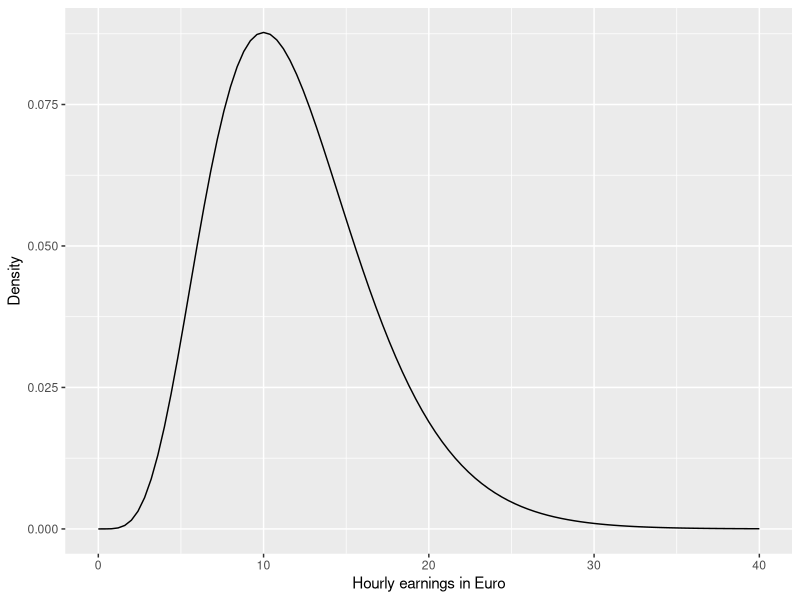
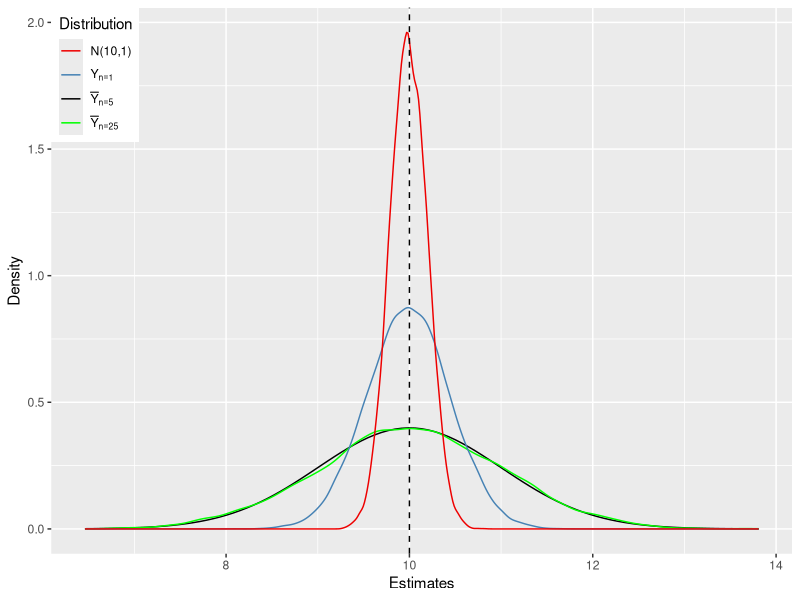
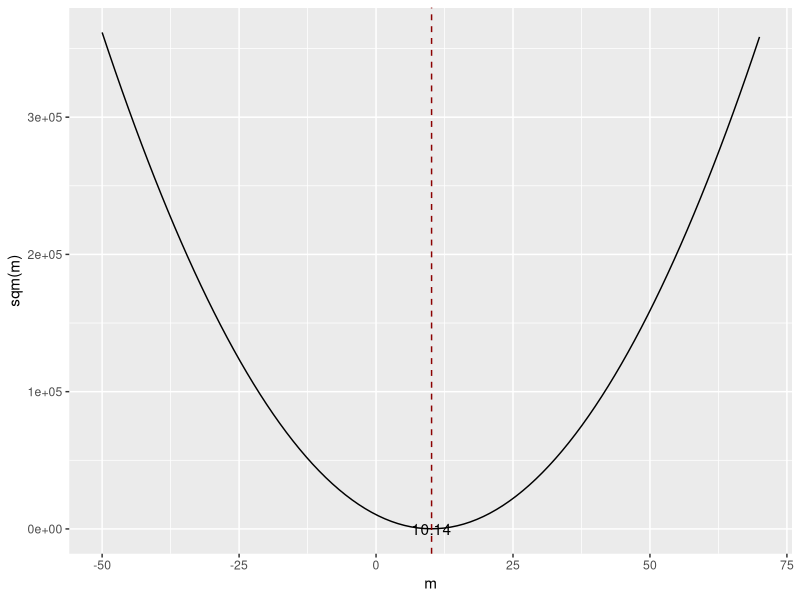
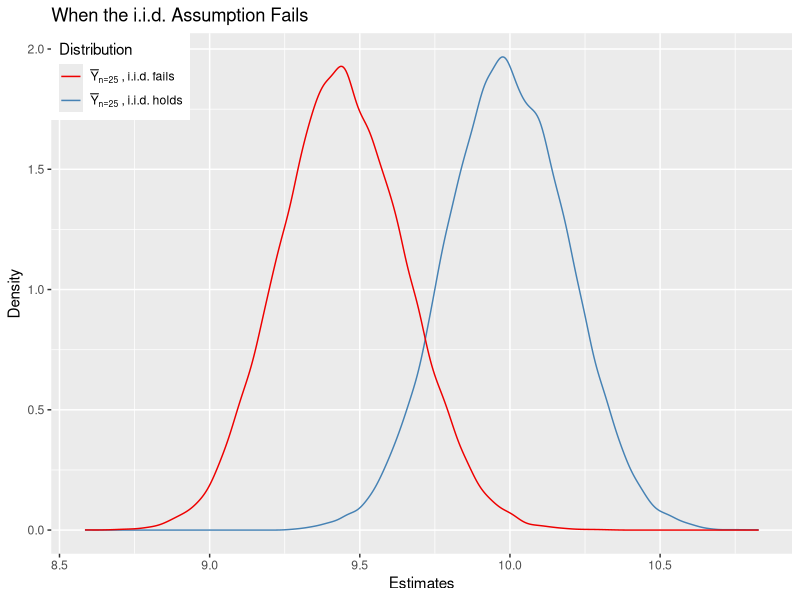
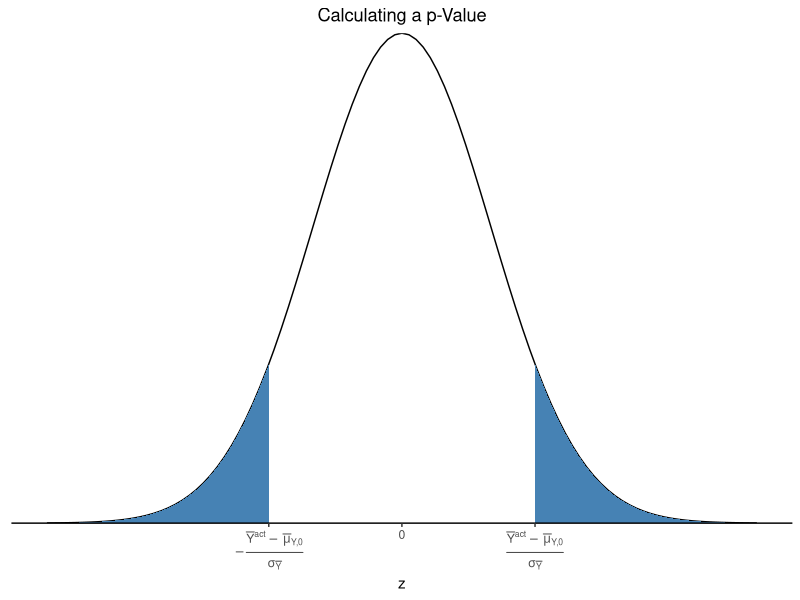
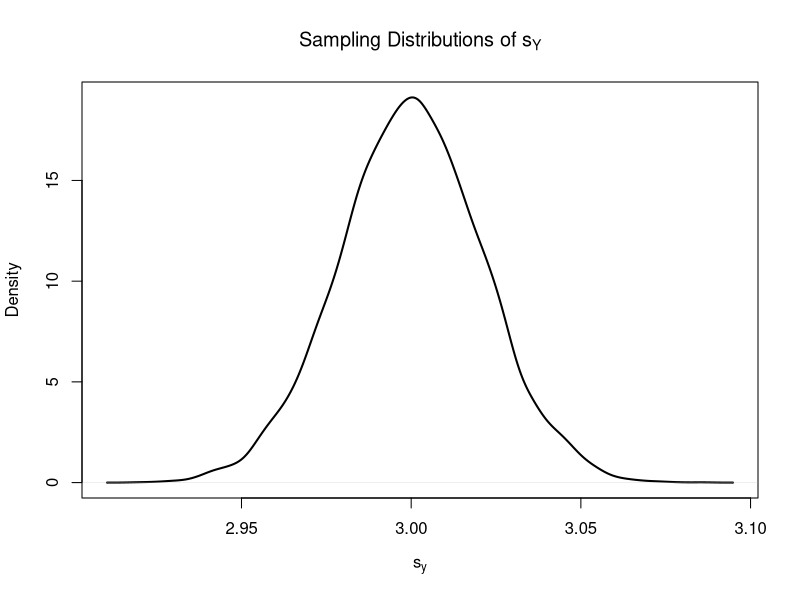
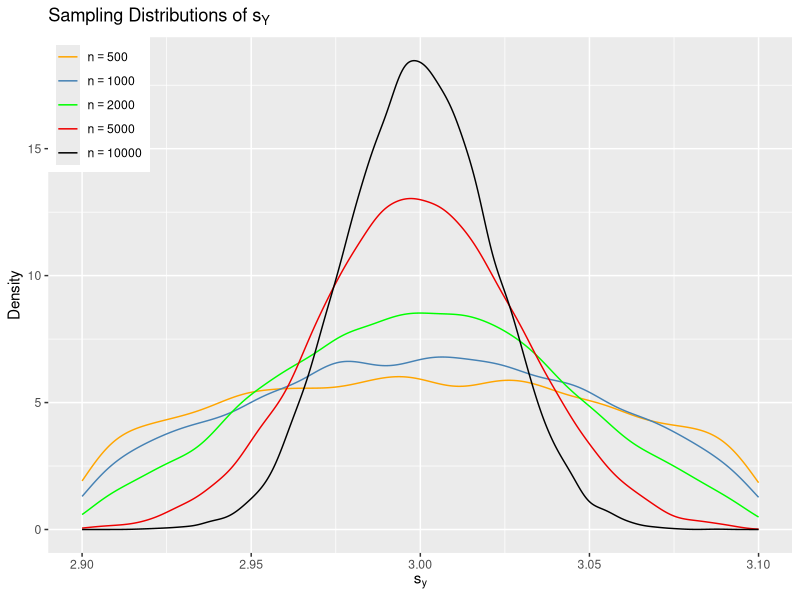
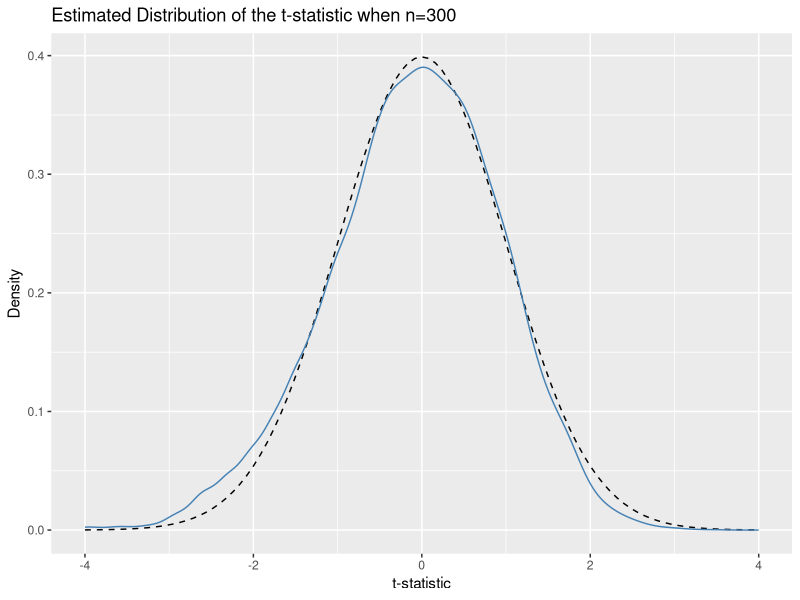

Source code (R) for these figures, in order:
# Econometrics with R
# Chapter 03 A Review of Statistics using R ------------------------------------

library(MASS)
library(tidyverse)
library(ggplot2)
library(patchwork)
library(readxl)

# 3.1 Estimation of the Population Mean ----------------------------------------

# plot the chi_12^2 distribution
# curve(dchisq(x, df=12), 
#       from = 0, 
#       to = 40, 
#       ylab = "Density", 
#       xlab = "Hourly earnings in Euro")
ggplot(tibble(x = seq(0, 40, 0.1)), aes(x)) +
  stat_function(fun = dchisq, args = list(df = 12)) +
  labs(x = "Hourly earnings in Euro", y = "Density")


# set seed for reproducibility
set.seed(1)

# sample from the chi_12^2 distribution, use only the first observation
rsamp <- rchisq(n = 100, df = 12)
rsamp[1]
#> [1] 8.257893


# 3.2 Properties of the Sample Mean --------------------------------------------

# generate a fictious population
pop <- rnorm(10000, 10, 1)

# sample from the population and estimate the mean
est1 <- replicate(expr = mean(sample(x = pop, size = 5)), n = 25000)

est2 <- replicate(expr = mean(sample(x = pop, size = 25)), n = 25000)

fo <- replicate(expr = sample(x = pop, size = 5)[1], n = 25000)


# check if object type is vector
is.vector(est1)
#> [1] TRUE
is.vector(est2)
#> [1] TRUE

# check length
length(est1)
#> [1] 25000
length(est2)
#> [1] 25000


# plot density estimate Y_1
# plot(density(fo), 
#      col = "green", 
#      lwd = 2,
#      ylim = c(0, 2),
#      xlab = "Estimates",
#      main = "Sampling Distributions of Unbiased Estimators")

# add density estimate for the distribution of the sample mean with n=5 to the plot
# lines(density(est1), 
#       col = "steelblue", 
#       lwd = 2, 
#       bty = "l")

# add density estimate for the distribution of the sample mean with n=25 to the plot
# lines(density(est2), 
#       col = "red2", 
#       lwd = 2)

# add a vertical line at the true parameter
# abline(v = 10, lty = 2)

# add N(10,1) density to the plot
# curve(dnorm(x, mean = 10), 
#       lwd = 2,
#       lty = 2,
#       add = T)

# add a legend
# legend("topleft",
#        legend = c("N(10,1)",
#                   expression(Y[n == 1]),
#                   expression(bar(Y)[n == 5]),
#                   expression(bar(Y)[n == 25])
#        ), 
#        lty = c(2, 1, 1, 1), 
#        col = c("black","green", "steelblue", "red2"),
#        lwd = 2)
ggplot() +
  stat_function(fun = dnorm, args = list(mean = 10), aes(color = "N(10,1)")) +
  stat_density(aes(x = fo, color = "Y[n == 1]"), geom = "line") +
  stat_density(aes(x = est1, color = "bar(Y)[n == 5]"), geom = "line") +
  stat_density(aes(x = est2, color = "bar(Y)[n == 25]"), geom = "line") +
  geom_vline(xintercept = 10, linetype = "dashed") +
  labs(x = "Estimates", y = "Density") +
  scale_color_manual(name = "Distribution", 
                     values = c("N(10,1)" = "black", 
                                "Y[n == 1]" = "green", 
                                "bar(Y)[n == 5]" = "steelblue", 
                                "bar(Y)[n == 25]" = "red2"),
                     labels = c("N(10,1)",
                                expression(Y[n == 1]),
                                expression(bar(Y)[n == 5]),
                                expression(bar(Y)[n == 25]))) +
  theme(legend.position = c(0, 1), legend.justification = c(0, 1))


# define the function and vectorize it
sqm <- function(m) {
    sum((y-m)^2)
}
sqm <- Vectorize(sqm)

# draw random sample and compute the mean
y <- rnorm(100, 10, 1)
mean(y)
#> [1] 10.1364

# plot the objective function
# curve(sqm(x), 
#       from = -50, 
#       to = 70,
#       xlab = "m",
#       ylab = "sqm(m)")

# add vertical line at mean(y)
# abline(v = mean(y), 
#        lty = 2, 
#        col = "darkred")

# add annotation at mean(y)
# text(x = mean(y), 
#      y = 0, 
#      labels = paste(round(mean(y), 2)))
ggplot() +
  stat_function(fun = sqm, xlim = c(-50, 70)) +
  geom_vline(xintercept = mean(y), linetype = "dashed", color = "darkred") +
  labs(x = "m", y = "sqm(m)") +
  annotate("text", x = mean(y), y = 0, label = paste(round(mean(y), 2)))


# compute the population mean of pop
mean(pop)
#> [1] 9.992604


# simulate outcomes for the sample mean when the i.i.d. assumption fails
est3 <-  replicate(n = 25000, 
                   expr = mean(sample(x = sort(pop), 
                                      size = 25, 
                                      prob = c(rep(4, 2500), rep(1, 7500)))))

# compute the sample mean of the outcomes
mean(est3)
#> [1] 9.443067


# sampling distribution of sample mean, i.i.d. holds, n=25
# plot(density(est2), 
#      col = "steelblue",
#      lwd = 2,
#      xlim = c(8, 11),
#      xlab = "Estimates",
#      main = "When the i.i.d. Assumption Fails")

# sampling distribution of sample mean, i.i.d. fails, n=25
# lines(density(est3),
#       col = "red2",
#       lwd = 2)

# add a legend
# legend("topleft",
#        legend = c(expression(bar(Y)[n == 25]~", i.i.d. fails"),
#                   expression(bar(Y)[n == 25]~", i.i.d. holds")
#        ), 
#        lty = c(1, 1), 
#        col = c("red2", "steelblue"),
#        lwd = 2)
ggplot() +
  stat_density(aes(x = est2, color = "bar(Y)[n == 25], i.i.d. holds"), geom = "line") +
  stat_density(aes(x = est3, color = "bar(Y)[n == 25], i.i.d. fails"), geom = "line") +
  labs(x = "Estimates", y = "Density",
       title = "When the i.i.d. Assumption Fails") +
  scale_color_manual(name = "Distribution", 
                     values = c("bar(Y)[n == 25], i.i.d. holds" = "steelblue",
                                "bar(Y)[n == 25], i.i.d. fails" = "red2"),
                     labels = c(expression(bar(Y)[n == 25]~", i.i.d. fails"),
                                expression(bar(Y)[n == 25]~", i.i.d. holds"))) +
  theme(legend.position = c(0, 1), legend.justification = c(0, 1))


# 3.3 Hypothesis Tests Concerning the Population Mean --------------------------

# plot the standard normal density on the interval [-4,4]
# curve(dnorm(x),
#       xlim = c(-4, 4),
#       main = "Calculating a p-Value",
#       yaxs = "i",
#       xlab = "z",
#       ylab = "",
#       lwd = 2,
#       axes = "F")

# add x-axis
# axis(1, 
#      at = c(-1.5, 0, 1.5), 
#      padj = 0.75,
#      labels = c(expression(-frac(bar(Y)^"act"~-~bar(mu)["Y,0"], sigma[bar(Y)])),
#                 0,
#                 expression(frac(bar(Y)^"act"~-~bar(mu)["Y,0"], sigma[bar(Y)]))))

# shade p-value/2 region in left tail
# polygon(x = c(-6, seq(-6, -1.5, 0.01), -1.5),
#         y = c(0, dnorm(seq(-6, -1.5, 0.01)),0), 
#         col = "steelblue")

# shade p-value/2 region in right tail
# polygon(x = c(1.5, seq(1.5, 6, 0.01), 6),
#         y = c(0, dnorm(seq(1.5, 6, 0.01)), 0), 
#         col = "steelblue")
ggplot() +
  stat_function(fun = dnorm, xlim = c(-4, 4)) +
  scale_x_continuous(breaks = c(-1.5, 0, 1.5),
                     labels = c(expression(-frac(bar(Y)^"act"~-~bar(mu)["Y,0"], sigma[bar(Y)])),
                                0,
                                expression(frac(bar(Y)^"act"~-~bar(mu)["Y,0"], sigma[bar(Y)]))),
                     limits = c(-4, 4)) +
  scale_y_continuous(expand = c(0,0)) +
  geom_polygon(aes(x = c(-6, seq(-6, -1.5, 0.01), -1.5),
                   y = c(0, dnorm(seq(-6, -1.5, 0.01)), 0)),
               fill = "steelblue") +
  geom_polygon(aes(x = c(1.5, seq(1.5, 6, 0.01), 6),
                   y = c(0, dnorm(seq(1.5, 6, 0.01)), 0)),
               fill = "steelblue") +
  labs(x = "z", y = "", title = "Calculating a p-Value") +
  theme(axis.text.y = element_blank(), axis.ticks.y = element_blank(),
        axis.title.y = element_blank(), axis.line.x = element_line(),
        rect = element_blank(), plot.title = element_text(hjust = 0.5))


# vector of sample sizes
n <- c(10000, 5000, 2000, 1000, 500)

# sample observations, estimate using 'sd()' and plot the estimated distributions
sq_y <- replicate(n = 10000, expr = sd(rnorm(n[1], 10, 3)))
plot(density(sq_y),
     main = expression("Sampling Distributions of" ~ s[Y]),
     xlab = expression(s[y]),
     lwd = 2)
# 
# for (i in 2:length(n)) {
#     sq_y <- replicate(n = 10000, expr = sd(rnorm(n[i], 10, 3)))
#     lines(density(sq_y),
#           col = i,
#           lwd = 2)
# }

# add a legend
# legend("topleft",
#        legend = c(expression(n == 10000),
#                   expression(n == 5000),
#                   expression(n == 2000),
#                   expression(n == 1000),
#                   expression(n == 500)),
#        col = 1:5,
#        lwd = 2)
sq_y_df <- tibble(sq_y = numeric(), n = numeric())
for (i in 1:length(n)) {
    sq_y <- replicate(n = 10000, expr = sd(rnorm(n[i], 10, 3)))
    sq_y_df <- sq_y_df %>% 
      add_row(sq_y = sq_y, n = n[i])
}

ggplot(sq_y_df, aes(x = sq_y, color = factor(n))) +
  stat_density(geom = "line", position = "identity") +
  labs(x = expression(s[y]), y = "Density",
       title = expression("Sampling Distributions of" ~ s[Y])) +
  scale_color_manual(name = NULL,
                     values = c("10000" = "black",
                                  "5000" = "red2",
                                  "2000" = "green",
                                  "1000" = "steelblue",
                                  "500" = "orange"),
                     labels = c("10000" = expression(n == 10000),
                                "5000" = expression(n == 5000),
                                "2000" = expression(n == 2000),
                                "1000" = expression(n == 1000),
                                "500" = expression(n == 500))) + 
  xlim(c(2.9, 3.1)) +
  theme(legend.position = c(0, 1), legend.justification = c(0, 1))


# draw 10000 samples of size 100 and estimate the mean of Y and
# estimate the standard error of the sample mean
set.seed(1)
mean_estimates <- numeric(10000)
se_estimates <- numeric(10000)

for (i in 1:10000) {
    
    s <- sample(0:1, 
                size = 100,  
                prob = c(0.9, 0.1),
                replace = T)
    
    mean_estimates[i] <- mean(s)
    se_estimates[i] <- sqrt(mean(s) * (1 - mean(s)) / 100)
    
}

mean(mean_estimates)
#> [1] 0.099553
mean(se_estimates)
#> [1] 0.0294954


# sample and estimate, compute standard error
set.seed(1)
samplemean_act <- mean(
    sample(0:1, 
           prob = c(0.9, 0.1), 
           replace = T, 
           size = 100))

SE_samplemean <- sqrt(samplemean_act * (1 - samplemean_act) / 100)

# null hypothesis
mean_h0 <- 0.1

# compute the p-value
pvalue <- 2 * pnorm(- abs(samplemean_act - mean_h0) / SE_samplemean)
pvalue
#> [1] 0.09212296


# compute a t-statistic for the sample mean
tstatistic <- (samplemean_act - mean_h0) / SE_samplemean
tstatistic
#> [1] -1.684304


# prepare empty vector for t-statistics
tstatistics <- numeric(10000)

# set sample size
n <- 300

# simulate 10000 t-statistics
for (i in 1:10000) {
    
    s <- sample(0:1, 
                size = n,  
                prob = c(0.9, 0.1),
                replace = T)
    
    tstatistics[i] <- (mean(s)-0.1)/sqrt(var(s)/n)
    
}


# plot density and compare to N(0,1) density
# plot(density(tstatistics),
#      xlab = "t-statistic",
#      main = "Estimated Distribution of the t-statistic when n=300",
#      lwd = 2,
#      xlim = c(-4, 4),
#      col = "steelblue")

# N(0,1) density (dashed)
# curve(dnorm(x), 
#       add = T, 
#       lty = 2, 
#       lwd = 2)
ggplot() +
  stat_function(fun = dnorm, color = "black", linetype = "dashed") +
  stat_density(aes(x = tstatistics), geom = "line", color = "steelblue") +
  labs(x = "t-statistic", y = "Density",
       title = "Estimated Distribution of the t-statistic when n=300") +
  xlim(c(-4, 4)) +
  theme(legend.position = c(0, 1), legend.justification = c(0, 1))


# check whether p-value < 0.05
pvalue < 0.05
#> [1] FALSE


# check the critical value
qnorm(p = 0.975)
#> [1] 1.959964

# check whether the null is rejected using the t-statistic computed further above
abs(tstatistic) > 1.96
#> [1] FALSE


# plot the standard normal density on the domain [-4,4]
# curve(dnorm(x),
#       xlim = c(-4, 4),
#       main = "Rejection Region of a Right-Sided Test",
#       yaxs = "i",
#       xlab = "t-statistic",
#       ylab = "",
#       lwd = 2,
#       axes = "F")

# add the x-axis
# axis(1, 
#      at = c(-4, 0, 1.64, 4), 
#      padj = 0.5,
#      labels = c("", 0, expression(Phi^-1~(.95)==1.64), ""))

# shade the rejection region in the left tail
# polygon(x = c(1.64, seq(1.64, 4, 0.01), 4),
#         y = c(0, dnorm(seq(1.64, 4, 0.01)), 0), 
#         col = "darkred")
ggplot() +
  stat_function(fun = dnorm, xlim = c(-4, 4)) +
  scale_x_continuous(breaks = c(-4, 0, 1.64, 4),
                     labels = c("", 0, expression(Phi^-1~(.95)==1.64), "")) +
  scale_y_continuous(expand = c(0,0)) +
  geom_polygon(aes(x = c(1.64, seq(1.64, 4, 0.01), 4),
                   y = c(0, dnorm(seq(1.64, 4, 0.01)), 0)),
               fill = "darkred") +
  labs(x = "t-statistic", y = "", title = "Rejection Region of a Right-Sided Test") +
  theme(axis.text.y = element_blank(), axis.ticks.y = element_blank(),
        axis.title.y = element_blank(), axis.line.x = element_line(),
        rect = element_blank(), plot.title = element_text(hjust = 0.5))


# plot the the standard normal density on the domain [-4,4]
# curve(dnorm(x),
#       xlim = c(-4, 4),
#       main = "Rejection Region of a Left-Sided Test",
#       yaxs = "i",
#       xlab = "t-statistic",
#       ylab = "",
#       lwd = 2,
#       axes = "F")

# add x-axis
# axis(1, 
#      at = c(-4, 0, -1.64, 4), 
#      padj = 0.5,
#      labels = c("", 0, expression(Phi^-1~(.05)==-1.64), ""))

# shade rejection region in right tail
# polygon(x = c(-4, seq(-4, -1.64, 0.01), -1.64),
#         y = c(0, dnorm(seq(-4, -1.64, 0.01)), 0), 
#         col = "darkred")
ggplot() +
  stat_function(fun = dnorm, xlim = c(-4, 4)) +
  scale_x_continuous(breaks = c(-4, 0, -1.64, 4),
                     labels = c("", 0, expression(Phi^-1~(.05)==-1.64), "")) +
  scale_y_continuous(expand = c(0,0)) +
  geom_polygon(aes(x = c(-4, seq(-4, -1.64, 0.01), -1.64),
                   y = c(0, dnorm(seq(-4, -1.64, 0.01)), 0)),
               fill = "darkred") +
  labs(x = "t-statistic", y = "", title = "Rejection Region of a Left-Sided Test") +
  theme(axis.text.y = element_blank(), axis.ticks.y = element_blank(),
        axis.title.y = element_blank(), axis.line.x = element_line(),
        rect = element_blank(), plot.title = element_text(hjust = 0.5))


# 3.4 Confidence Intervals for the Population Mean -----------------------------

# set seed
set.seed(1)

# generate some sample data
sampledata <- rnorm(100, 10, 10)

# check the type of the outcome produced by t.test
typeof(t.test(sampledata))
#> [1] "list"

# display the list elements produced by t.test
ls(t.test(sampledata))
#>  [1] "alternative" "conf.int"    "data.name"   "estimate"    "method"     
#>  [6] "null.value"  "p.value"     "parameter"   "statistic"   "stderr"


t.test(sampledata)$"conf.int"
#> [1]  9.306651 12.871096
#> attr(,"conf.level")
#> [1] 0.95


t.test(sampledata)
#> 
#>  One Sample t-test
#> 
#> data:  sampledata
#> t = 12.346, df = 99, p-value < 2.2e-16
#> alternative hypothesis: true mean is not equal to 0
#> 95 percent confidence interval:
#>   9.306651 12.871096
#> sample estimates:
#> mean of x 
#>  11.08887


# 3.5 Comparing Means from Different Populations -------------------------------

# set random seed
set.seed(1)

# draw data from two different populations with equal mean
sample_pop1 <- rnorm(100, 10, 10)
sample_pop2 <- rnorm(100, 10, 20)

# perform a two sample t-test
t.test(sample_pop1, sample_pop2)
#> 
#>  Welch Two Sample t-test
#> 
#> data:  sample_pop1 and sample_pop2
#> t = 0.872, df = 140.52, p-value = 0.3847
#> alternative hypothesis: true difference in means is not equal to 0
#> 95 percent confidence interval:
#>  -2.338012  6.028083
#> sample estimates:
#> mean of x mean of y 
#> 11.088874  9.243838


# 3.6 An Application to the Gender Gap of Earnings -----------------------------

# import the data into R
cps <- read_excel(path = "data/cps_ch3.xlsx")


# get an overview of the data structure
head(cps)
#> # A tibble: 6 × 3
#>   a_sex  year ahe08
#>   <dbl> <dbl> <dbl>
#> 1     1  1992  17.2
#> 2     1  1992  15.3
#> 3     1  1992  22.9
#> 4     2  1992  13.3
#> 5     1  1992  22.1
#> 6     2  1992  12.2

# group data by gender and year and compute the mean, standard deviation
# and number of observations for each group
avgs <- cps %>% 
    group_by(a_sex, year) %>% 
    summarise(mean(ahe08), 
              sd(ahe08), 
              n())

# print the results to the console
print(avgs)
#> # A tibble: 10 × 5
#> # Groups:   a_sex [2]
#>    a_sex  year `mean(ahe08)` `sd(ahe08)` `n()`
#>    <dbl> <dbl>         <dbl>       <dbl> <int>
#>  1     1  1992          23.3       10.2   1594
#>  2     1  1996          22.5       10.1   1379
#>  3     1  2000          24.9       11.6   1303
#>  4     1  2004          25.1       12.0   1894
#>  5     1  2008          25.0       11.8   1838
#>  6     2  1992          20.0        7.87  1368
#>  7     2  1996          19.0        7.95  1230
#>  8     2  2000          20.7        9.36  1181
#>  9     2  2004          21.0        9.36  1735
#> 10     2  2008          20.9        9.66  1871


# split the dataset by gender
male <- avgs %>% filter(a_sex == 1) 

female <- avgs %>% filter(a_sex == 2)

# rename columns of both splits
colnames(male)   <- c("Sex", "Year", "Y_bar_m", "s_m", "n_m")
colnames(female) <- c("Sex", "Year", "Y_bar_f", "s_f", "n_f")

# estimate gender gaps
gap <- male$Y_bar_m - female$Y_bar_f

# compute standard errors
gap_se <- sqrt(male$s_m^2 / male$n_m + female$s_f^2 / female$n_f)

#Compute confidence intervals for all dates
gap_ci_l <- gap - 1.96 * gap_se

gap_ci_u <- gap + 1.96 * gap_se

result <- cbind(male[,-1], female[,-(1:2)], gap, gap_se, gap_ci_l, gap_ci_u)

# print the results to the console
print(result, digits = 3)
#>   Year Y_bar_m  s_m  n_m Y_bar_f  s_f  n_f  gap gap_se gap_ci_l gap_ci_u
#> 1 1992    23.3 10.2 1594    20.0 7.87 1368 3.23  0.332     2.58     3.88
#> 2 1996    22.5 10.1 1379    19.0 7.95 1230 3.49  0.354     2.80     4.19
#> 3 2000    24.9 11.6 1303    20.7 9.36 1181 4.14  0.421     3.32     4.97
#> 4 2004    25.1 12.0 1894    21.0 9.36 1735 4.10  0.356     3.40     4.80
#> 5 2008    25.0 11.8 1838    20.9 9.66 1871 4.10  0.354     3.41     4.80


# 3.7 Scatterplots, Sample Covariance and Sample Correlation -------------------

# set random seed
set.seed(123)

# generate dataset
X <- runif(n = 100, 
           min = 18, 
           max = 70)

Y <- X + rnorm(n=100, 50, 15)

# plot observations
# plot(X, 
#      Y, 
#      type = "p",
#      main = "A Scatterplot of X and Y",
#      xlab = "Age",
#      ylab = "Earnings",
#      col = "steelblue",
#      pch = 19)
ggplot(tibble(X, Y), aes(X, Y)) +
  geom_point() +
  labs(x = "Age", y = "Earnings", title = "A Scatterplot of X and Y")


# compute sample covariance of X and Y
cov(X, Y)
#> [1] 213.934

# compute sample correlation between X and Y
cor(X, Y)
#> [1] 0.706372

# an equivalent way to compute the sample correlation
cov(X, Y) / (sd(X) * sd(Y))
#> [1] 0.706372


# set random seed
set.seed(1)

# positive correlation (0.81)
example1 <- mvrnorm(100,
                    mu = c(0, 0), 
                    Sigma = matrix(c(2, 2, 2, 3), ncol = 2),
                    empirical = TRUE)

# negative correlation (-0.81)
example2 <- mvrnorm(100,
                    mu = c(0, 0), 
                    Sigma = matrix(c(2, -2, -2, 3), ncol = 2),
                    empirical = TRUE)

# no correlation 
example3 <- mvrnorm(100,
                    mu = c(0, 0), 
                    Sigma = matrix(c(1, 0, 0, 1), ncol = 2),
                    empirical = TRUE)

# no correlation (quadratic relationship)
X <- seq(-3, 3, 0.01)
Y <- - X^2 + rnorm(length(X))

example4 <- cbind(X, Y)

# divide plot area as 2-by-2 array
# par(mfrow = c(2, 2))

# plot datasets
# plot(example1, col = "steelblue", pch = 20, xlab = "X", ylab = "Y", 
#      main = "Correlation = 0.81")
# 
# plot(example2, col = "steelblue", pch = 20, xlab = "X", ylab = "Y", 
#      main = "Correlation = -0.81")
# 
# plot(example3, col = "steelblue", pch = 20, xlab = "X", ylab = "Y", 
#      main = "Correlation = 0")
# 
# plot(example4, col = "steelblue", pch = 20, xlab = "X", ylab = "Y", 
#      main = "Correlation = 0")
p1 <- ggplot(as_tibble(example1)) +
  geom_point(aes(V1, V2)) +
  labs(x = "X", y = "Y", title = "Correlation = 0.81")
p2 <- ggplot(as_tibble(example2)) +
  geom_point(aes(V1, V2)) +
  labs(x = "X", y = "Y", title = "Correlation = -0.81")
p3 <- ggplot(as_tibble(example3)) +
  geom_point(aes(V1, V2)) +
  labs(x = "X", y = "Y", title = "Correlation = 0")
p4 <- ggplot(as_tibble(example4)) +
  geom_point(aes(X, Y)) +
  labs(x = "X", y = "Y", title = "Correlation = 0")
p1 + p2 + p3 + p4 + plot_layout(ncol = 2, nrow = 2)


# 3.8 Exercises ----------------------------------------------------------------

# 1. Biased …
# define a function for the estimator
Y_tilde <- function(x) {
    sum(x) / (length(x) - 1)
}

# repeatedly compute estimates and store the results in est_biased
set.seed(123)
est_biased <- replicate(n = 10000, 
                        expr = Y_tilde(rnorm(5, 10, 25)))

# plot a histogram of est_biased
# hist(est_biased,
#      breaks = 15,
#      main = "Histogram of Estimates",
#      xlab = "Estimates",
#      ylab = "Frequency",
#      col = "steelblue")

# add a red vertical line at mu = 10
# abline(v = 10,
#        col = "red2",
#        lwd = 2)
ggplot(tibble(est_biased), aes(est_biased)) +
  geom_histogram(bins = 15, fill = "steelblue") +
  geom_vline(xintercept = 10, color = "red2", linetype = "dashed") +
  labs(x = "Estimates", y = "Frequency",
       title = "Histogram of Estimates") +
  theme(legend.position = c(0, 1), legend.justification = c(0, 1))


# 2. … but consistent estimator
# compute repeatedly estimates and store the results in est_consistent
set.seed(123)
est_consistent <- replicate(n = 10000, 
                        expr = Y_tilde(rnorm(1000, 10, 25)))

# plot a histogram of est_consistent
# hist(est_consistent,
#      breaks = 15,
#      main = "Histogram of Estimates",
#      xlab = "Estimates",
#      ylab = "Frequency",
#      col = "steelblue")

# add a red vertical line at mu = 10
# abline(v = 10,
#        col = "red2",
#        lwd = 2)
ggplot(tibble(est_consistent), aes(est_consistent)) +
    geom_histogram(bins = 15, fill = "steelblue") +
    geom_vline(xintercept = 10, color = "red2", linetype = "dashed") +
    labs(x = "Estimates", y = "Frequency",
         title = "Histogram of Estimates") +
    theme(legend.position = c(0, 1), legend.justification = c(0, 1))


# 3. Efficiency of an Estimator
# verify that the alternative estimator is unbiased
n <- 100
w <- c(rep((1+0.5)/n, n/2), rep((1-0.5)/n, n/2))


# define the alternative estimator mu_tilde
mu_tilde <- function(x) {
    sum(x * w)
}


# compute repeatedly estimates for both estimators and store the results in est_bar and est_tilde
set.seed(123)

# compute the sample variances for est_bar and est_tilde
est_bar <- replicate(n = 10000, 
                     expr = mean(rnorm(n, 100, 50)))
est_tilde <- replicate(n = 10000, 
                       expr = mu_tilde(rnorm(n, 100, 50)))
var(est_bar)
#> [1] 24.88439

var(est_tilde)
#> [1] 31.22373


# 4. Hypothesis Test -  t-statistic
cps <- read_excel(path = "data/Exercises_CH03/cps12.xlsx")

# compute the t statistic by hand and assign it to tstat
tstat <- (mean(cps$ahe12)-23.5)/(sd(cps$ahe12)/sqrt(length(cps$ahe12)))
tstat
#> [1] 3.739356

# use tstat to accept or reject the null
tstat > qnorm(0.95)
#> [1] TRUE


# 5. Hypothesis Test - p-value
# compute the p-value by hand and assign it to pval
pval <- 1 - pnorm(tstat)
pval
#> [1] 9.224597e-05

# use pval to accept or reject the null
pval < 0.05
#> TRUE


# 6. Hypothesis Test - One Sample
# conduct the hypothesis test from the previous exercises with t.test()
t.test(cps$ahe12, mu = 23.5, alternative = "greater")
#>     One Sample t-test
#> 	
#> data:  cps$ahe12
#> t = 3.7394, df = 19349, p-value = 9.251e-05
#> alternative hypothesis: true mean is greater than 23.5
#> 95 percent confidence interval:
#>  23.66779      Inf
#> sample estimates:
#> mean of x 
#>  23.79957

# extract t statistic and p-value from the list created by t.test()
t.test(cps$ahe12, mu = 23.5, alternative = "greater")$statistic
#>        t
#> 3.739356
t.test(cps$ahe12, mu = 23.5, alternative = "greater")$p.value
#> [1] 9.251185e-05

# verify that using the normal approximation is valid here as well
t.test(cps$ahe12, mu = 23.5, alternative = "greater")$p.value - pval
#> [1] 2.658761e-07


# 7. Hypothesis Test - Two Sample t-test
por_fre <- read_csv(file = "data/Exercises_CH03/por_fre.csv")
portpirie <- por_fre$portpirie
fremantle <- por_fre$fremantle

t.test(portpirie, fremantle)
#> 	       Welch Two Sample t-test
#>
#> data:  portpirie and fremantle
#> t = 43.727, df = 47.347, p-value < 2.2e-16
#> alternative hypothesis: true difference in means is not equal to 0
#> 95 percent confidence interval:
#>  2.584598 2.833833
#> sample estimates:
#> mean of x mean of y 
#> 4.172400  1.463185 


# 8. Confidence Interval
# construct a 95%-confidence interval using t.test()
t.test(cps$ahe12, mu = 23.5, alternative = "greater")$conf.int
#> [1] 23.66779     Inf
#> attr(,"conf.level")
#> [1] 0.95


# 9. (Co)variance and Correlation I
XY01 <- read_csv("data/Exercises_CH03/XY01.csv")
X <- XY01$X
Y <- XY01$Y

# compute the variance of X
cov(X, X)
#> [1] 898.1355
cov(X, X) == var(X)
#> [1] TRUE

# compute the covariance of X and Y
covXY <- cov(X, Y)
covXY
#> [1] 2850.209

# compute the correlation between X and Y
cor(X, Y)
#> [1] 0.7039294


# 10. (Co)variance and Correlation II
XY02 <- read_csv("data/Exercises_CH03/XY02.csv")
X <- XY02$X
Y <- XY02$Y

ggplot() +
  geom_point(aes(X, Y)) +
  labs(x = "X", y = "Y", title = "Scatterplot of X and Y")

# compute the correlation between X and Y
cor(X, Y)
#> [1] -0.9154376

# linear regression
ggplot() +
  geom_point(aes(X, Y)) +
  geom_smooth(aes(X, Y), method = "lm") +
  labs(x = "X", y = "Y", title = "Scatterplot of X and Y") 

# non-linear regression
ggplot() +
  geom_point(aes(X, Y)) +
  geom_smooth(aes(X, Y), method = "lm", formula = y ~ poly(x, 2)) +
  labs(x = "X", y = "Y", title = "Scatterplot of X and Y")